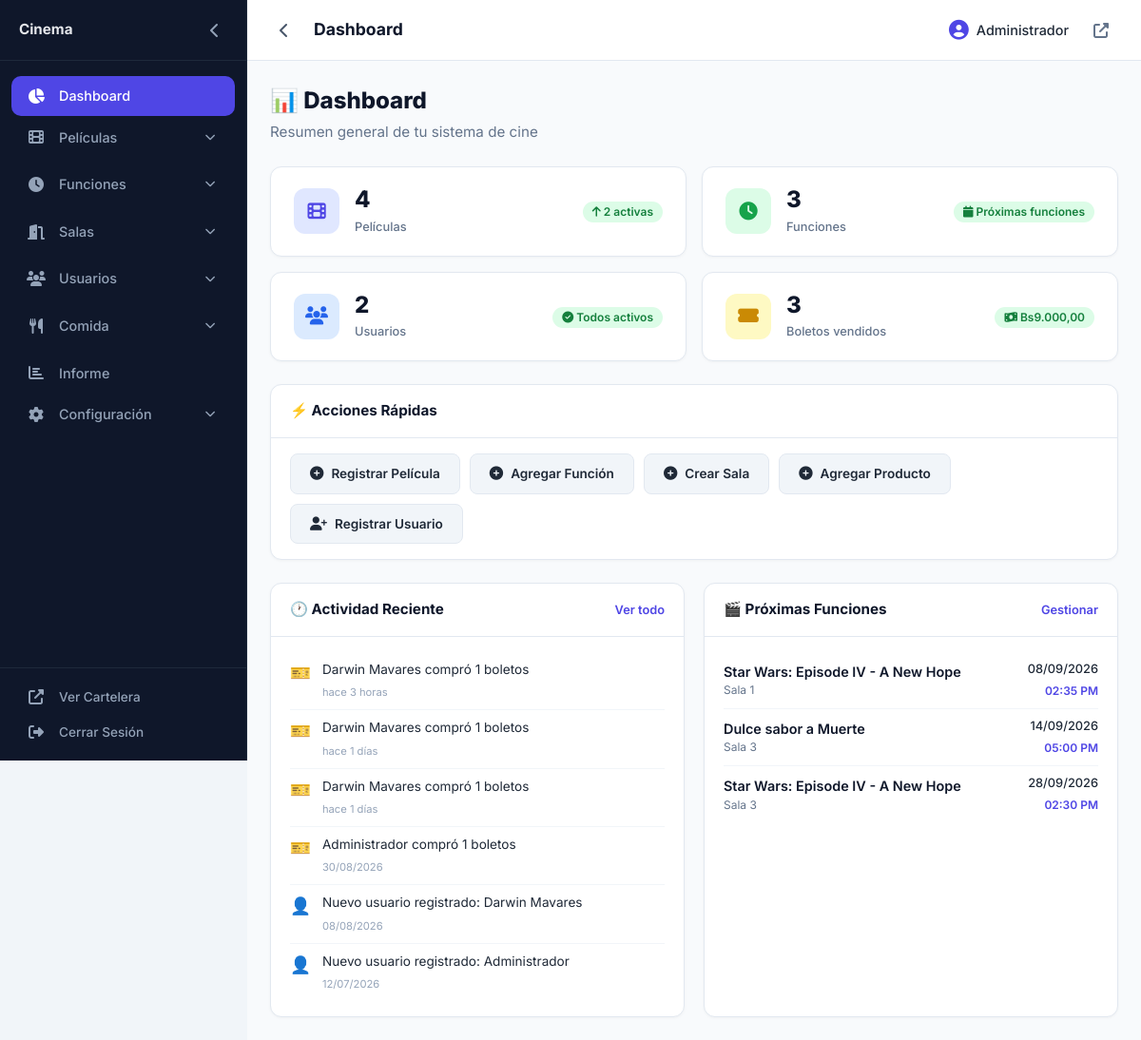
/admin/index.php (signed in), run on the app's committed database.
### tables this page shows
CREATE TABLE `showtimes` (
  `id` int(11) NOT NULL,
  `movie_id` int(11) NOT NULL,
  `room_id` int(11) NOT NULL,
  `show_date` date NOT NULL,
  `show_time` time NOT NULL,
  `price` decimal(10,2) NOT NULL,
  `price_adult` decimal(10,2) NOT NULL DEFAULT 0.00,
  `price_child` decimal(10,2) NOT NULL DEFAULT 0.00,
  `price_senior` decimal(10,2) NOT NULL DEFAULT 0.00,
  `enable_child_price` tinyint(1) NOT NULL DEFAULT 1,
  `enable_senior_price` tinyint(1) NOT NULL DEFAULT 1,
  `half_price_monday` tinyint(1) DEFAULT 0,
  `promotions` varchar(255) DEFAULT NULL,
  `language` varchar(20) DEFAULT 'español',
  `format` varchar(20) DEFAULT NULL,
  `is_active` tinyint(1) DEFAULT 1,
  `created_at` timestamp NULL DEFAULT current_timestamp()
);

CREATE TABLE `movies` (
  `id` int(11) NOT NULL,
  `title` varchar(255) NOT NULL,
  `description` text DEFAULT NULL,
  `poster_url` varchar(255) DEFAULT NULL,
  `banner_url` varchar(255) DEFAULT NULL,
  `cast_members` text DEFAULT NULL,
  `country_id` int(11) DEFAULT NULL,
  `duration` int(11) DEFAULT NULL,
  `genre` varchar(100) DEFAULT NULL,
  `year` year(4) DEFAULT NULL,
  `director` varchar(100) DEFAULT NULL,
  `classification` varchar(50) DEFAULT NULL,
  `trailer_url` varchar(255) DEFAULT NULL,
  `is_active` tinyint(1) DEFAULT 1,
  `created_at` timestamp NULL DEFAULT current_timestamp()
);

CREATE TABLE `rooms` (
  `id` int(11) NOT NULL,
  `name` varchar(50) NOT NULL,
  `capacity` int(11) NOT NULL DEFAULT 50,
  `description` text DEFAULT NULL,
  `seat_layout` longtext DEFAULT NULL CHECK (json_valid(`seat_layout`)),
  `aisle_config` longtext DEFAULT NULL CHECK (json_valid(`aisle_config`)),
  `is_active` tinyint(1) DEFAULT 1,
  `created_at` timestamp NULL DEFAULT current_timestamp()
);

### admin/includes/functions.php (called while the page is built, shortened)
<?php
function getAdminStats($pdo)
{
    $stats = [];
    $stmt = $pdo->query("SELECT COUNT(*) as total, SUM(is_active) as active FROM movies");
    $movies = $stmt->fetch();
    $stats['total_movies'] = $movies['total'] ?? 0;
    $stats['active_movies'] = $movies['active'] ?? 0;
    $stmt = $pdo->query("SELECT COUNT(*) as total FROM showtimes WHERE is_active = 1");
    $stats['total_showtimes'] = $stmt->fetchColumn() ?? 0;
    $stmt = $pdo->query("SELECT COUNT(*) as total, SUM(is_blocked) as blocked FROM users");
    $users = $stmt->fetch();
    $stats['total_users'] = $users['total'] ?? 0;
    $stats['blocked_users'] = $users['blocked'] ?? 0;
    $stmt = $pdo->query("
        SELECT
            COUNT(*) as total_tickets,
            COALESCE(SUM(price_paid), 0) as total_revenue
        FROM tickets
        WHERE status = 'confirmed'
    ");
    $tickets = $stmt->fetch();
    $stats['total_tickets_sold'] = $tickets['total_tickets'] ?? 0;
    $stats['total_revenue'] = $tickets['total_revenue'] ?? 0;
    return $stats;
}
function getRecentActivity($pdo, $limit = 10)
{
    $activities = [];
    $stmt = $pdo->prepare("
        SELECT p.*, u.name as user_name
        FROM purchases p
        JOIN users u ON p.user_id = u.id
        WHERE p.status = 'completed'
        ORDER BY p.purchase_date DESC
        LIMIT ?
    ");
    $stmt->execute([$limit]);
    $purchases = $stmt->fetchAll();
    foreach ($purchases as $p) {
        $activities[] = [
            'text' => "{$p['user_name']} compró {$p['total_tickets']} boletos",
            'created_at' => $p['purchase_date'],
            'icon' => '🎫'
        ];
    }
    $stmt = $pdo->prepare("
        SELECT * FROM users
        ORDER BY created_at DESC
        LIMIT ?
    ");
    $stmt->execute([$limit]);
    $users = $stmt->fetchAll();
    foreach ($users as $u) {
        $activities[] = [
            'text' => "Nuevo usuario registrado: {$u['name']}",
            'created_at' => $u['created_at'],
            'icon' => '👤'
        ];
    }
    usort($activities, function($a, $b) {
        return strtotime($b['created_at']) - strtotime($a['created_at']);
    });
    return array_slice($activities, 0, $limit);
}
function getUpcomingShowtimes($pdo, $limit = 5)
{
    $stmt = $pdo->prepare("
        SELECT s.*, m.title, r.name as room_name
        FROM showtimes s
        JOIN movies m ON s.movie_id = m.id
        JOIN rooms r ON s.room_id = r.id
        WHERE s.is_active = 1
            AND CONCAT(s.show_date, ' ', s.show_time) > NOW()
        ORDER BY s.show_date ASC, s.show_time ASC
        LIMIT ?
    ");
    $stmt->execute([$limit]);
    return $stmt->fetchAll();
}
function timeAgo($datetime)
{
    $time = strtotime($datetime);
    $diff = time() - $time;
    if ($diff < 86400) return 'hace ' . floor($diff / 3600) . ' horas';
    if ($diff < 604800) return 'hace ' . floor($diff / 86400) . ' días';
    return date('d/m/Y', $time);
}

### app/Helpers/site.php (called while the page is built, shortened)
<?php
function getSiteConfig($pdo)
{
    static $config = null;
    if ($config !== null) {
        return $config;
    }
    $defaults = [
        'site_name' => 'Cinema Pro',
        'site_logo' => '',
        'footer_logo' => '',
        'site_favicon' => '',
        'timezone' => 'America/Caracas',
        'footer_copyright' => '© ' . date('Y') . ' Cinema. Todos los derechos reservados.',
        'company_rif' => '',
        'currency_symbol' => '$',
        'currency_position' => 'left',
        'thousands_separator' => '.',
        'decimal_separator' => ',',
        'decimal_places' => '2',
        'address' => '',
        'phone' => '',
        'email' => '',
        'instagram' => '',
        'facebook' => '',
        'twitter' => '',
        'telegram' => '',
        'whatsapp' => ''
    ];
    try {
        $stmt = $pdo->query("SELECT key_name, value FROM site_config");
        $rows = $stmt->fetchAll();
        $config = [];
        foreach ($rows as $row) {
            $config[$row['key_name']] = $row['value'];
        }
        foreach ($defaults as $key => $default_value) {
            if (!isset($config[$key]) || $config[$key] === '') {
                $config[$key] = $default_value;
            }
        }
        return $config;
    } catch (PDOException $e) {
        error_log("Error cargando configuración del sitio: " . $e->getMessage());
        return $defaults;
    }
}

### app/Helpers/formats.php (called while the page is built, shortened)
<?php
function formatCurrency($amount, $config = null)
{
    $symbol = $config['currency_symbol'] ?? '$';
    $position = $config['currency_position'] ?? 'left';
    $thousands = $config['thousands_separator'] ?? '.';
    $decimal = $config['decimal_separator'] ?? ',';
    $decimals = intval($config['decimal_places'] ?? 2);
    $formatted = number_format($amount, $decimals, $decimal, $thousands);
    return $position === 'right' ? $formatted . ' ' . $symbol : $symbol . $formatted;
}
function formatTimeVenezuela($time)
{
    return date('h:i A', strtotime($time));
}
function formatDateShort($date)
{
    return date('d/m/Y', strtotime($date));
}

### admin/index.php (the view, shortened to what this page needs)
<?php
require_once '../config.php';
require_once 'includes/functions.php';
$activeTab = $_GET['tab'] ?? 'dashboard';
$stats = getAdminStats($pdo);
$siteConfig = getSiteConfig($pdo);
require_once 'includes/header.php';
?>
<div class="admin-content">
    <?php if ($activeTab === 'dashboard'): ?>
        <div class="admin-content-header">
            <h1 class="admin-content-title">📊 Dashboard</h1>
            <p class="admin-content-subtitle">Resumen general de tu sistema de cine</p>
        </div>
        <div class="stats-grid">
            <div class="stat-card">
                <div class="stat-card-icon bg-indigo-100 text-indigo-600">
                    <i class="fas fa-film"></i>
                </div>
                <div class="stat-card-info">
                    <span class="stat-card-value"><?= $stats['total_movies'] ?></span>
                    <span class="stat-card-label">Películas</span>
                </div>
                <div class="stat-card-change positive">
                    <i class="fas fa-arrow-up"></i> <?= $stats['active_movies'] ?> activas
                </div>
            </div>
            <div class="stat-card">
                <div class="stat-card-icon bg-green-100 text-green-600">
                    <i class="fas fa-clock"></i>
                </div>
                <div class="stat-card-info">
                    <span class="stat-card-value"><?= $stats['total_showtimes'] ?></span>
                    <span class="stat-card-label">Funciones</span>
                </div>
                <div class="stat-card-change positive">
                    <i class="fas fa-calendar"></i> Próximas funciones
                </div>
            </div>
            <div class="stat-card">
                <div class="stat-card-icon bg-blue-100 text-blue-600">
                    <i class="fas fa-users"></i>
                </div>
                <div class="stat-card-info">
                    <span class="stat-card-value"><?= $stats['total_users'] ?></span>
                    <span class="stat-card-label">Usuarios</span>
                </div>
                <div class="stat-card-change <?= $stats['blocked_users'] > 0 ? 'negative' : 'positive' ?>">
                    <?php if ($stats['blocked_users'] > 0): ?>
                        <i class="fas fa-exclamation-triangle"></i> <?= $stats['blocked_users'] ?> bloqueados
                    <?php else: ?>
                        <i class="fas fa-check-circle"></i> Todos activos
                    <?php endif; ?>
                </div>
            </div>
            <div class="stat-card">
                <div class="stat-card-icon bg-yellow-100 text-yellow-600">
                    <i class="fas fa-ticket-alt"></i>
                </div>
                <div class="stat-card-info">
                    <span class="stat-card-value"><?= $stats['total_tickets_sold'] ?></span>
                    <span class="stat-card-label">Boletos vendidos</span>
                </div>
                <div class="stat-card-change positive">
                    <i class="fas fa-money-bill-wave"></i> <?= formatCurrency($stats['total_revenue'], $siteConfig) ?>
                </div>
            </div>
        </div>
        <div class="admin-card quick-actions-card">
            <div class="admin-card-header">
                <h3 class="admin-card-title">⚡ Acciones Rápidas</h3>
            </div>
            <div class="admin-card-body">
                <div class="quick-actions">
                    <a href="index.php?tab=movies&action=register" class="quick-action-btn">
                        <i class="fas fa-plus-circle"></i> Registrar Película
                    </a>
                    <a href="index.php?tab=showtimes&action=register" class="quick-action-btn">
                        <i class="fas fa-plus-circle"></i> Agregar Función
                    </a>
                    <a href="index.php?tab=rooms&action=builder" class="quick-action-btn">
                        <i class="fas fa-plus-circle"></i> Crear Sala
                    </a>
                    <a href="index.php?tab=food&action=register" class="quick-action-btn">
                        <i class="fas fa-plus-circle"></i> Agregar Producto
                    </a>
                    <a href="index.php?tab=users&action=register" class="quick-action-btn">
                        <i class="fas fa-user-plus"></i> Registrar Usuario
                    </a>
                </div>
            </div>
        </div>
        <div class="admin-grid-2 mt-6">
            <div class="admin-card">
                <div class="admin-card-header">
                    <h3 class="admin-card-title">🕐 Actividad Reciente</h3>
                    <a href="index.php?tab=report" class="admin-card-link">Ver todo</a>
                </div>
                <div class="admin-card-body">
                    <?php $recentActivity = getRecentActivity($pdo); ?>
                    <?php if (empty($recentActivity)): ?>
                        <p class="text-gray-500 text-sm text-center py-4">No hay actividad reciente</p>
                    <?php else: ?>
                        <ul class="activity-list">
                            <?php foreach ($recentActivity as $activity): ?>
                                <li class="activity-item">
                                    <span class="activity-icon"><?= $activity['icon'] ?? '📌' ?></span>
                                    <div class="activity-content">
                                        <p class="activity-text"><?= htmlspecialchars($activity['text']) ?></p>
                                        <span class="activity-time"><?= timeAgo($activity['created_at']) ?></span>
                                    </div>
                                </li>
                            <?php endforeach; ?>
                        </ul>
                    <?php endif; ?>
                </div>
            </div>
            <div class="admin-card">
                <div class="admin-card-header">
                    <h3 class="admin-card-title">🎬 Próximas Funciones</h3>
                    <a href="index.php?tab=showtimes" class="admin-card-link">Gestionar</a>
                </div>
                <div class="admin-card-body">
                    <?php $upcomingShowtimes = getUpcomingShowtimes($pdo, 5); ?>
                    <?php if (empty($upcomingShowtimes)): ?>
                        <p class="text-gray-500 text-sm text-center py-4">No hay funciones próximas</p>
                    <?php else: ?>
                        <ul class="showtime-list">
                            <?php foreach ($upcomingShowtimes as $st): ?>
                                <li class="showtime-item">
                                    <div class="showtime-movie">
                                        <span class="showtime-title"><?= htmlspecialchars($st['title']) ?></span>
                                        <span class="showtime-room"><?= htmlspecialchars($st['room_name']) ?></span>
                                    </div>
                                    <div class="showtime-datetime">
                                        <span class="showtime-date"><?= formatDateShort($st['show_date']) ?></span>
                                        <span class="showtime-time"><?= formatTimeVenezuela($st['show_time']) ?></span>
                                    </div>
                                </li>
                            <?php endforeach; ?>
                        </ul>
                    <?php endif; ?>
                </div>
            </div>
        </div>
    <?php endif; ?>
</div>
<?php require_once 'includes/footer.php'; ?>

### data on the page
showtimes: movie.title "Star Wars: Episode IV - A New Hope", room.name "Sala 1", show_date "08/09/2026", show_time "02:35 PM"
showtimes: movie.title "Dulce sabor a Muerte", room.name "Sala 3", show_date "14/09/2026", show_time "05:00 PM"
showtimes: movie.title "Star Wars: Episode IV - A New Hope", room.name "Sala 3", show_date "28/09/2026", show_time "02:30 PM"

### other printed values
$siteName "Cinema"
$activeTab "Dashboard"
$_SESSION['user_name'] "Administrador"
$stats['total_movies'] "4"
$stats['active_movies'] "2"
$stats['total_showtimes'] "3"
$stats['total_users'] "2"
$stats['total_tickets_sold'] "3"
formatCurrency($stats['total_revenue'], $siteConfig) "Bs9.000,00"
$activity['icon'] "🎫"
$activity['text'] "Darwin Mavares compró 1 boletos"
timeAgo($activity['created_at']) "hace 3 horas"
timeAgo($activity['created_at']) "hace 1 días"
$activity['text'] "Administrador compró 1 boletos"
timeAgo($activity['created_at']) "30/08/2026"
